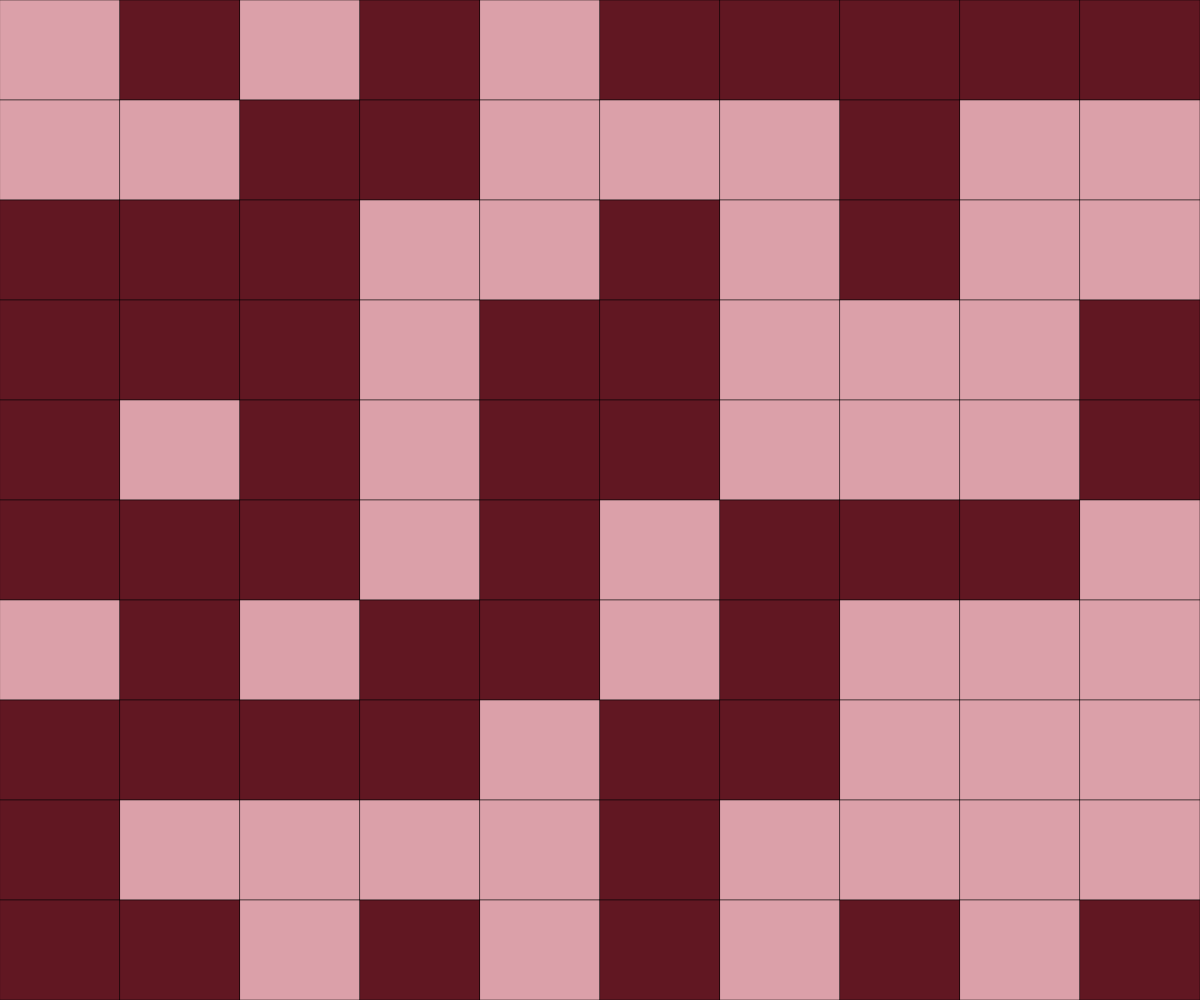
Frame 1 (no input)
Frame 60 (no input): identical to frame 1, image omitted
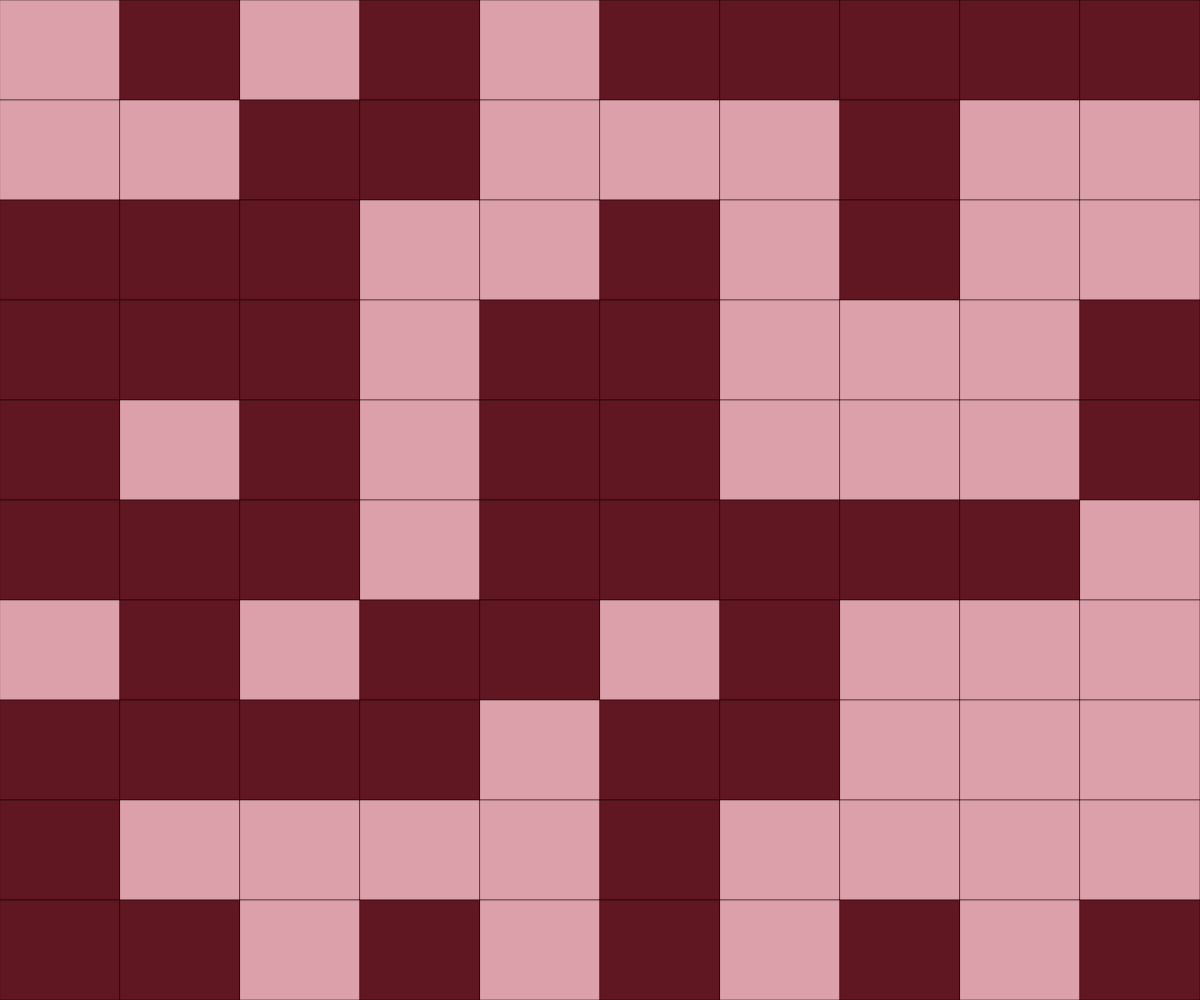
Frame 120 (the mouse pressed at the canvas centre since frame 60)

The p5.js sketch that drew these frames (run headless with seeded random() and noise() and a simulated clock; from frame 60 on, the mouse is pressed at the canvas centre):

// p5.js sketch
// ── sketch.js
// 2D Array Class Demo
// Started: Monday, September 27th, 2020

let grid;
let cellWidth, cellHeight;

function setup() {
  createCanvas(windowWidth, windowHeight);
  grid = generateRandomGrid(10);
  strokeWeight(0.5);

  cellWidth = width / grid[0].length;
  cellHeight = height / grid.length;
}

function draw() {
  background(170);
  drawGrid();
}

function generateRandomGrid(gridSize) {
  //local variable: grid
  let grid = [];
  for (let i=0; i<gridSize; i++) {
    grid.push([]);
    for (let j=0; j<gridSize; j++) {
      if (random(100) < 50){
        grid[i].push(0);
      }
      else {
        grid[i].push(1);
      }
    }
  }

  return grid;
}

function keyPressed() {
  if (key === " ") {
    grid = generateRandomGrid(10);
  }
}

function mousePressed() {
  //note that function mouseClicked() requires the mouse to be PRESSED AND RELEASED for the function to be called
  //mousePressed() calls the function right when the mouse button is pressed, no release is required

  //determine what grid space it is in
  //p5.js has a floor(number) function; normally would use: Math.floor(number)
  let cellY = floor(mouseY / cellHeight);
  let cellX = floor(mouseX / cellWidth);

  //console.log(xValue, yValue);

  //change the colour of the grid
  //change the array value from 0 to 1
  if (grid[cellY][cellX] === 0) {
    grid[cellY][cellX] = 1;
  }
  else {
    grid[cellY][cellX] = 0;
  }
}

// function displayGrid(arraySource, squareLength) {
// the version i made of drawGrid() before the class demo
//   for (let y=0; y<arraySource.length; y++) {
//     for (let x=0; x<arraySource[y].length; x++) {

//       if (arraySource[y][x] === 1) {
//         fill(40);
//       }
//       else {
//         fill(220);
//       }

//       rect(x*squareLength, y*squareLength, squareLength, squareLength);
//     }
//   }
// }

function drawGrid() {
  for (let y=0; y<grid.length; y++) {
    for (let x=0; x<grid[y].length; x++) {
      if (grid[y][x] === 0) {
        fill("#611722");
      }
      else {
        fill("#dba0a9");
      }
      
      rect(x*cellWidth, y*cellHeight, cellWidth, cellHeight);
    }
  }
}
